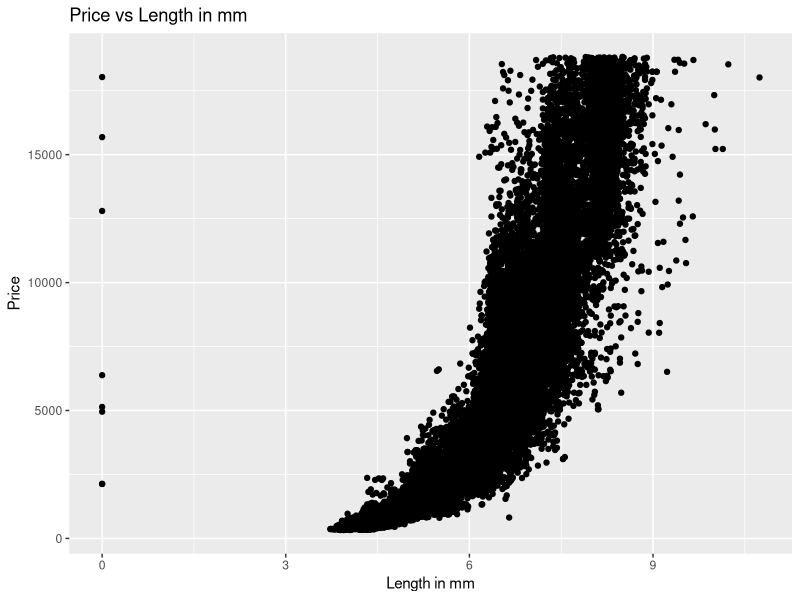
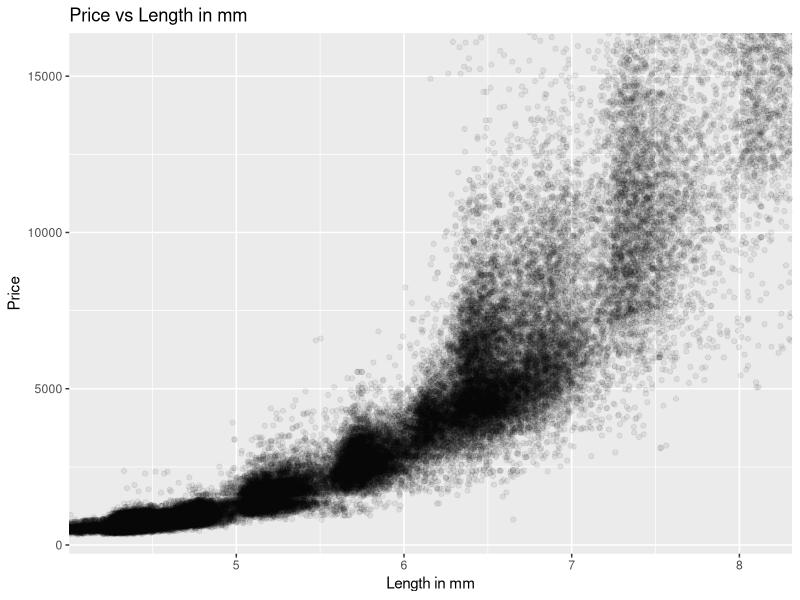
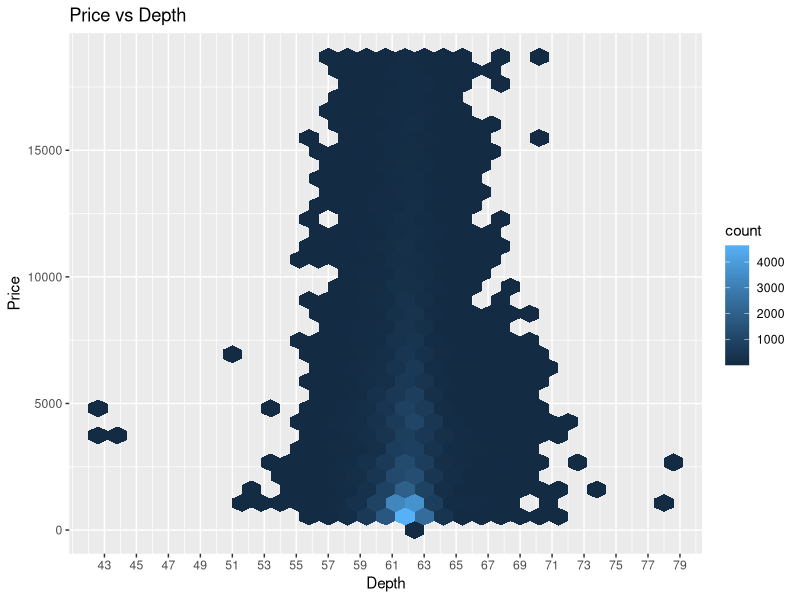
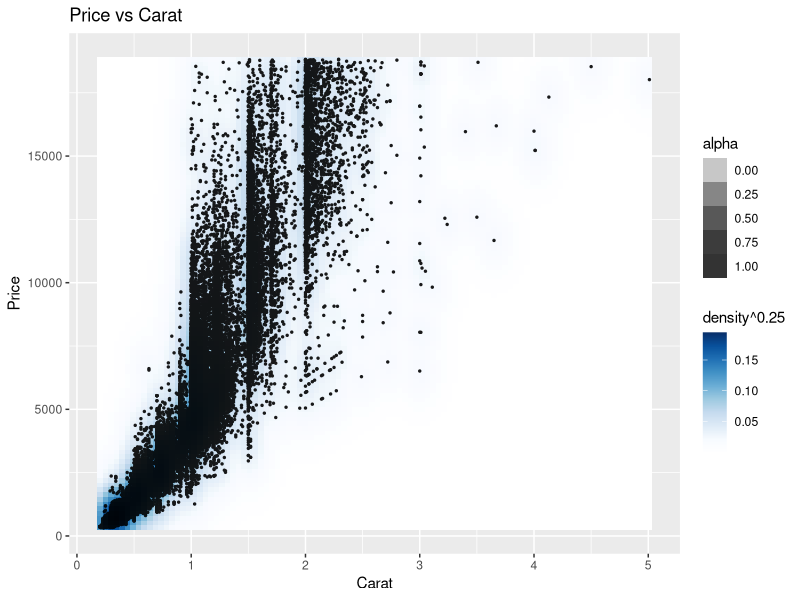
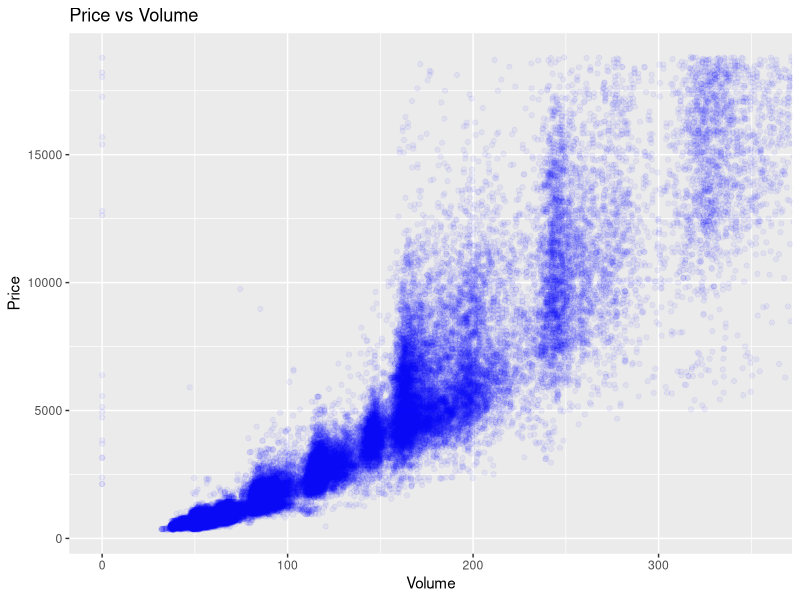
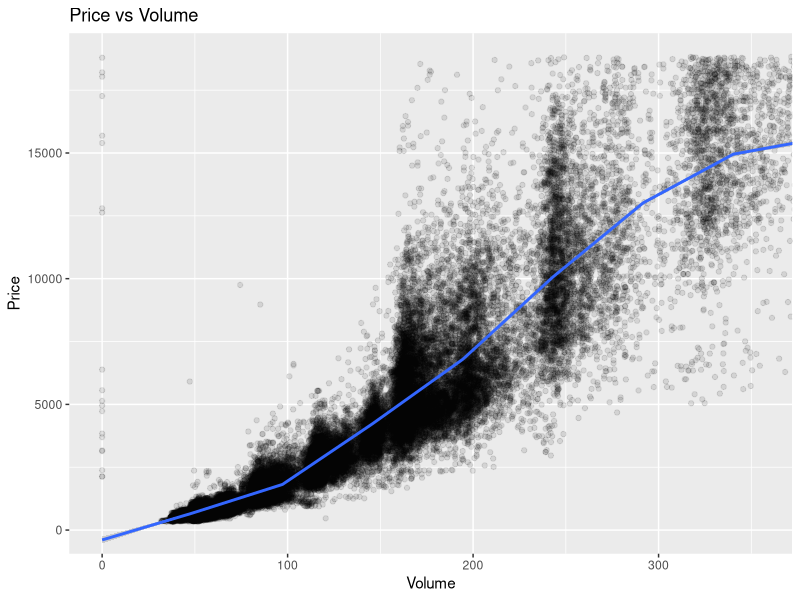
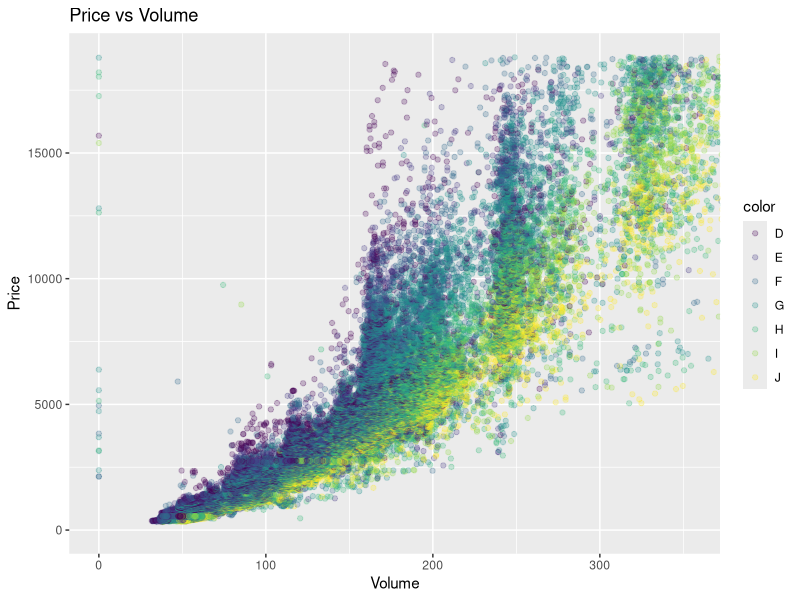
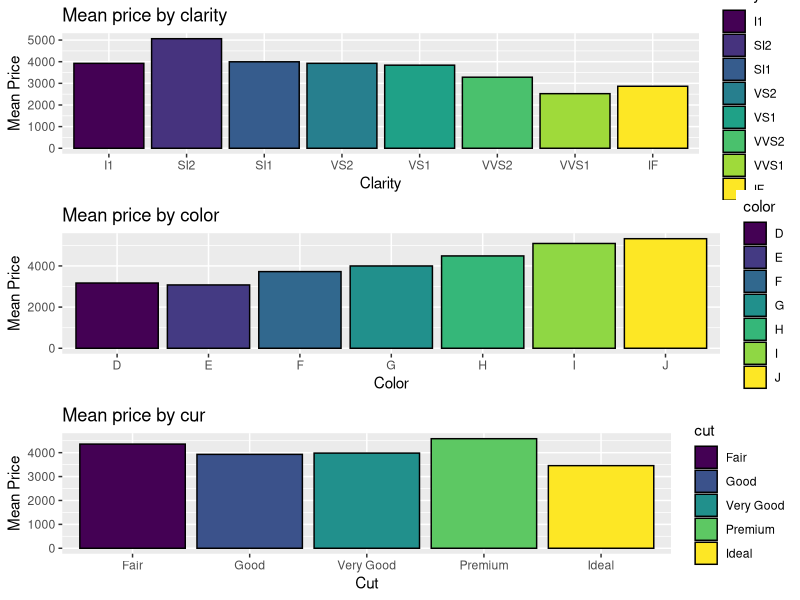

These charts were generated, in order, by the following R code:
## ---- chunk 1
library(ggplot2)
library(hexbin)
data(diamonds)
str(diamonds)
## ---- chunk 2
ggplot(data=diamonds, aes(x = x, y = price)) + geom_point() + 
  xlab("Length in mm") + ylab("Price") + ggtitle("Price vs Length in mm")
## ---- chunk 3
ggplot(data=diamonds, aes(x = x, y = price)) + geom_jitter(alpha=1/15, position = position_jitter(h=0)) + 
  xlab("Length in mm") + ylab("Price") + ggtitle("Price vs Length in mm") +
  coord_cartesian(xlim=quantile(diamonds$x, probs=c(.025, .975)), ylim=quantile(diamonds$price, probs=c(.025,.975))) 
## ---- chunk 4
with(diamonds, cor.test(price, x, method='pearson'))
## ---- chunk 5
with(diamonds, cor.test(price, y, method='pearson'))
## ---- chunk 6
with(diamonds, cor.test(price, z, method='pearson'))
## ---- chunk 7
ggplot(data=diamonds, aes(x=depth, y = price)) + xlab("Depth") +
  ylab("Price") + ggtitle("Price vs Depth") +
  stat_binhex() +
  scale_x_continuous(breaks = seq(min(diamonds$depth), max(diamonds$depth), 2))
## ---- chunk 8
with(diamonds, quantile(depth, probs=c(0.05,0.95)))
## ---- chunk 9
with(diamonds, cor.test(depth, price, method='pearson'))
## ---- chunk 10
ggplot(data=diamonds, aes(x=carat, y = price)) + xlab("Carat") +
  ylab("Price") + ggtitle("Price vs Carat") +
  stat_density2d(geom="tile", aes(fill=..density..^0.25, alpha=1), contour=FALSE) + 
  geom_point(size=0.5) +
  stat_density2d(geom="tile", aes(fill=..density..^0.25,     alpha=ifelse(..density..^0.25<0.4,0,1)), contour=FALSE) + 
  scale_fill_gradientn(colours = colorRampPalette(c("white", blues9))(256))
## ---- chunk 11
diamonds$volume = with(diamonds, x*y*z)
ggplot(data=diamonds, aes(x=volume, y=price)) + 
  xlab("Volume") + ylab("Price") + ggtitle("Price vs Volume") + 
  geom_jitter(alpha=1/20, position=position_jitter(h=0), color='blue') + 
  coord_cartesian(xlim = c(0, quantile(diamonds$volume, 0.99)))
## ---- chunk 12
with(diamonds, cor.test(price, volume, method='pearson'))
## ---- chunk 13
table(diamonds$volume == 0)[2]
## ---- chunk 14
with(subset(diamonds, volume > 0 & volume < 800), cor.test(volume, price, method='pearson'))
## ---- chunk 15
ggplot(data=diamonds, aes(x=volume, y=price)) + 
  xlab("Volume") + ylab("Price") + ggtitle("Price vs Volume") + 
  geom_jitter(alpha=1/10, position=position_jitter(h=0)) + 
  coord_cartesian(xlim = c(0, quantile(diamonds$volume, 0.99)), ylim = c(0, max(diamonds$price))) +
  stat_smooth(method = "gam", formula = y ~ s(x), size = 1)
## ---- chunk 16
ggplot(data=diamonds, aes(x=volume, y=price, color = color)) + 
  xlab("Volume") + ylab("Price") + ggtitle("Price vs Volume") + 
  geom_jitter(alpha=1/4, position=position_jitter(h=0)) + 
  coord_cartesian(xlim = c(0, quantile(diamonds$volume, 0.99)), ylim = c(0, max(diamonds$price)))
## ---- chunk 17
library(dplyr)
diamondsByClarity <- diamonds %>% group_by(clarity) %>%
  summarise(mean_price = mean(price),
            median_price = median(as.numeric(price)),
            max_price = max(price),
            min_price = min(price),
            n = n()) %>%
  arrange(clarity)
diamondsByClarity
## ---- chunk 18
library(gridExtra)
mean_by_clarity <- diamonds %>% group_by(clarity) %>% summarise(mean_price = mean(price))
mean_by_color <- diamonds %>% group_by(color) %>% summarise(mean_price=mean(price))
mean_by_cut <- diamonds %>% group_by(cut) %>% summarise(mean_price = mean(price))

g1 <- ggplot(data=mean_by_clarity, aes(y=mean_price, x = clarity, fill=clarity)) + geom_bar(stat='identity', colour="black") + xlab("Clarity") + ylab("Mean Price") + ggtitle("Mean price by clarity")
g2 <- ggplot(data=mean_by_color, aes(y=mean_price, x = color, fill = color)) + geom_bar(stat='identity',colour="black") + xlab("Color") + ylab("Mean Price") + ggtitle("Mean price by color")
g3 <- ggplot(data=mean_by_cut, aes(y=mean_price, x = cut, fill = cut)) + geom_bar(stat='identity',colour="black") + xlab("Cut") + ylab("Mean Price") + ggtitle("Mean price by cur")

grid.arrange(g1,g2,g3)
## ---- chunk 19
sessionInfo()
